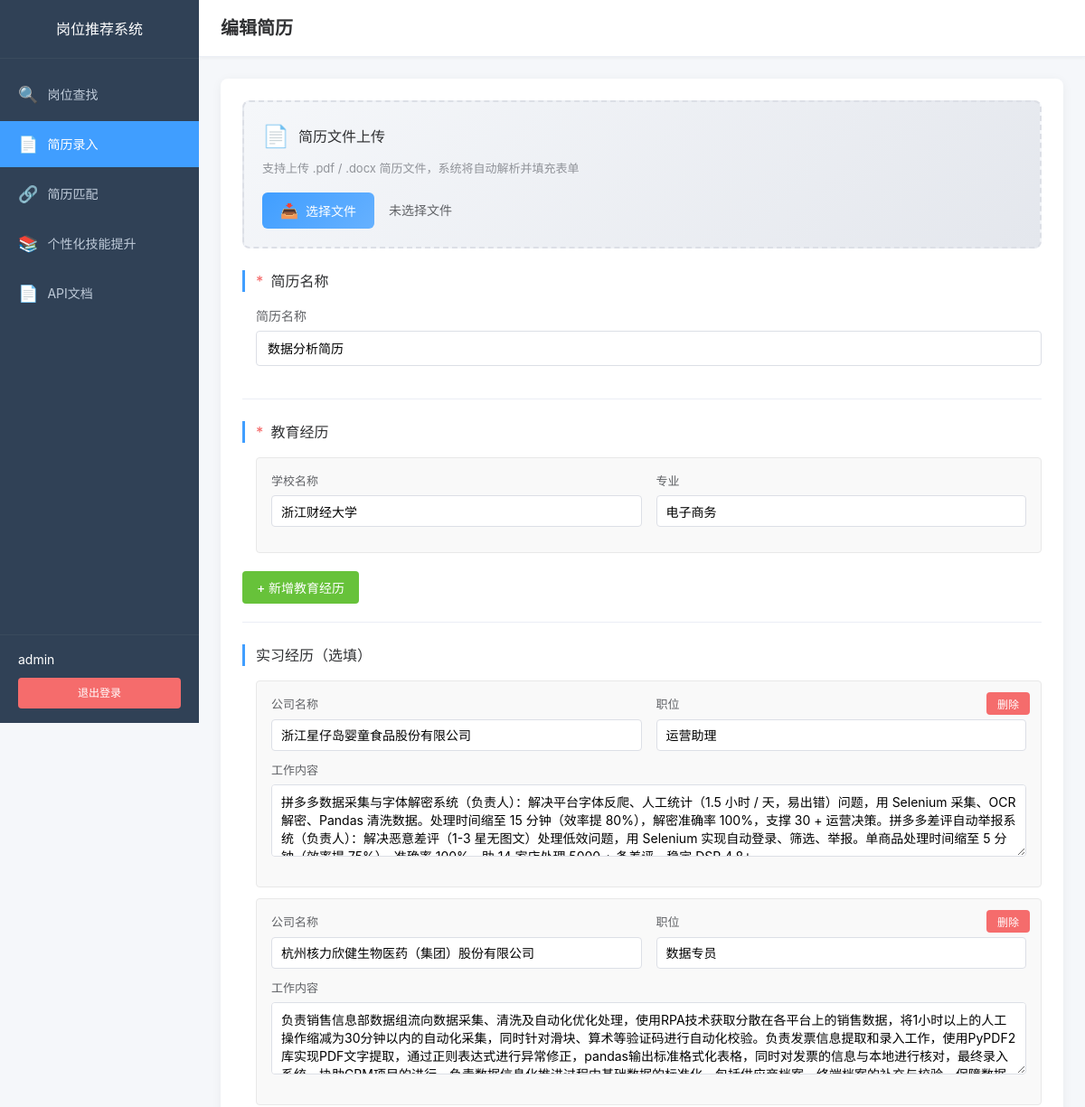
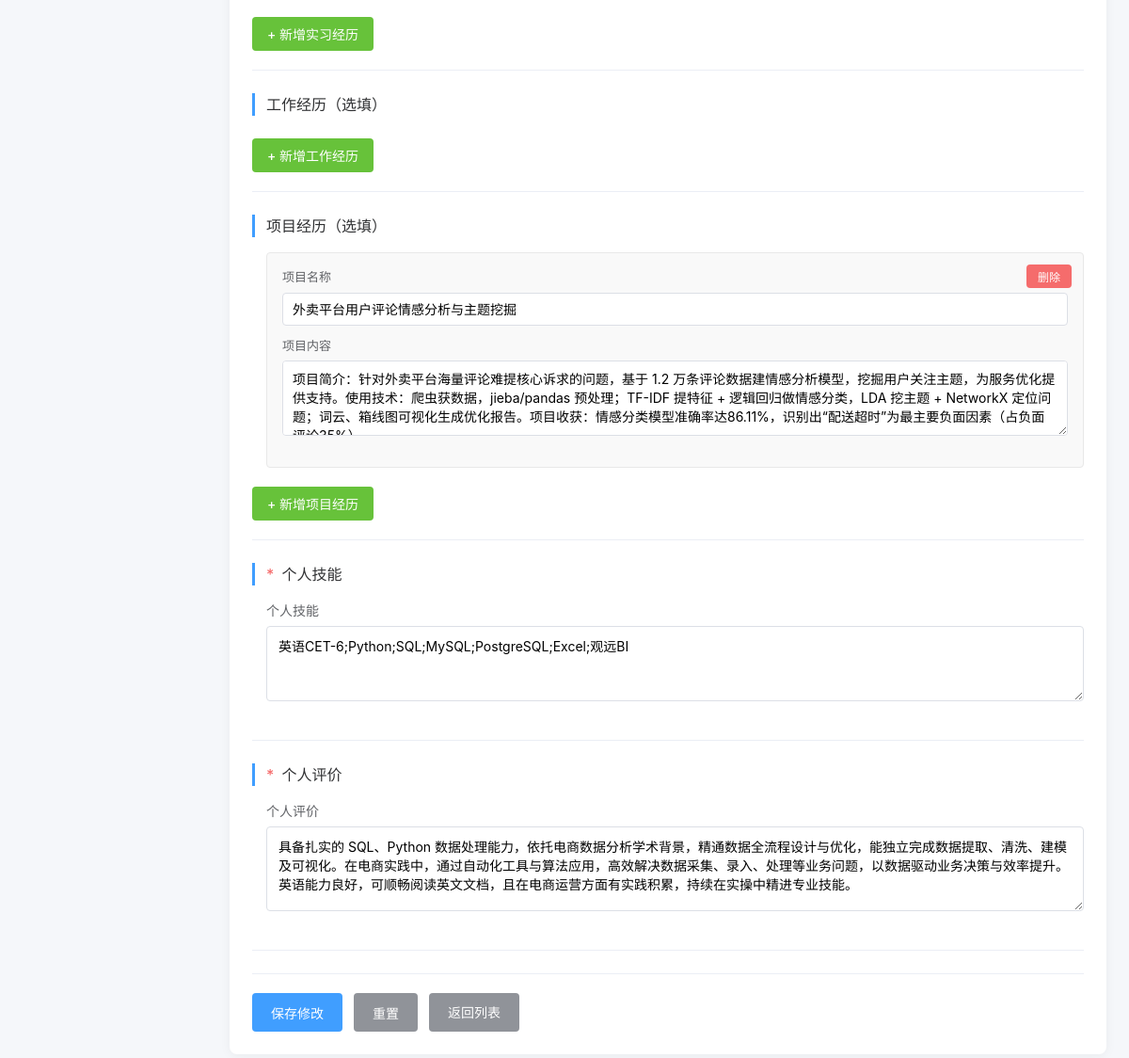
The page /resume/edit/1 (signed in) on the database as committed earlier (2 pictures, top to bottom).
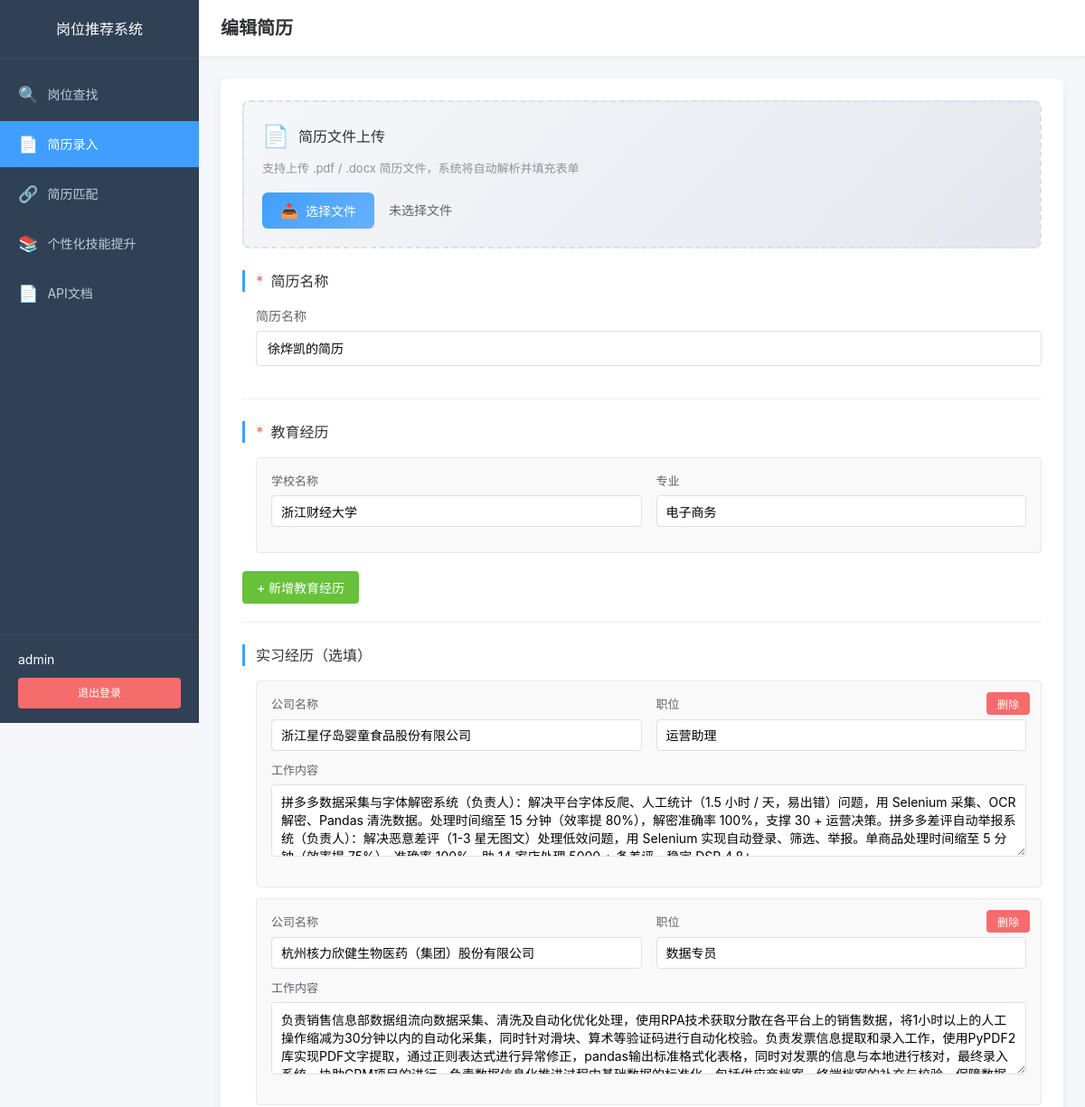
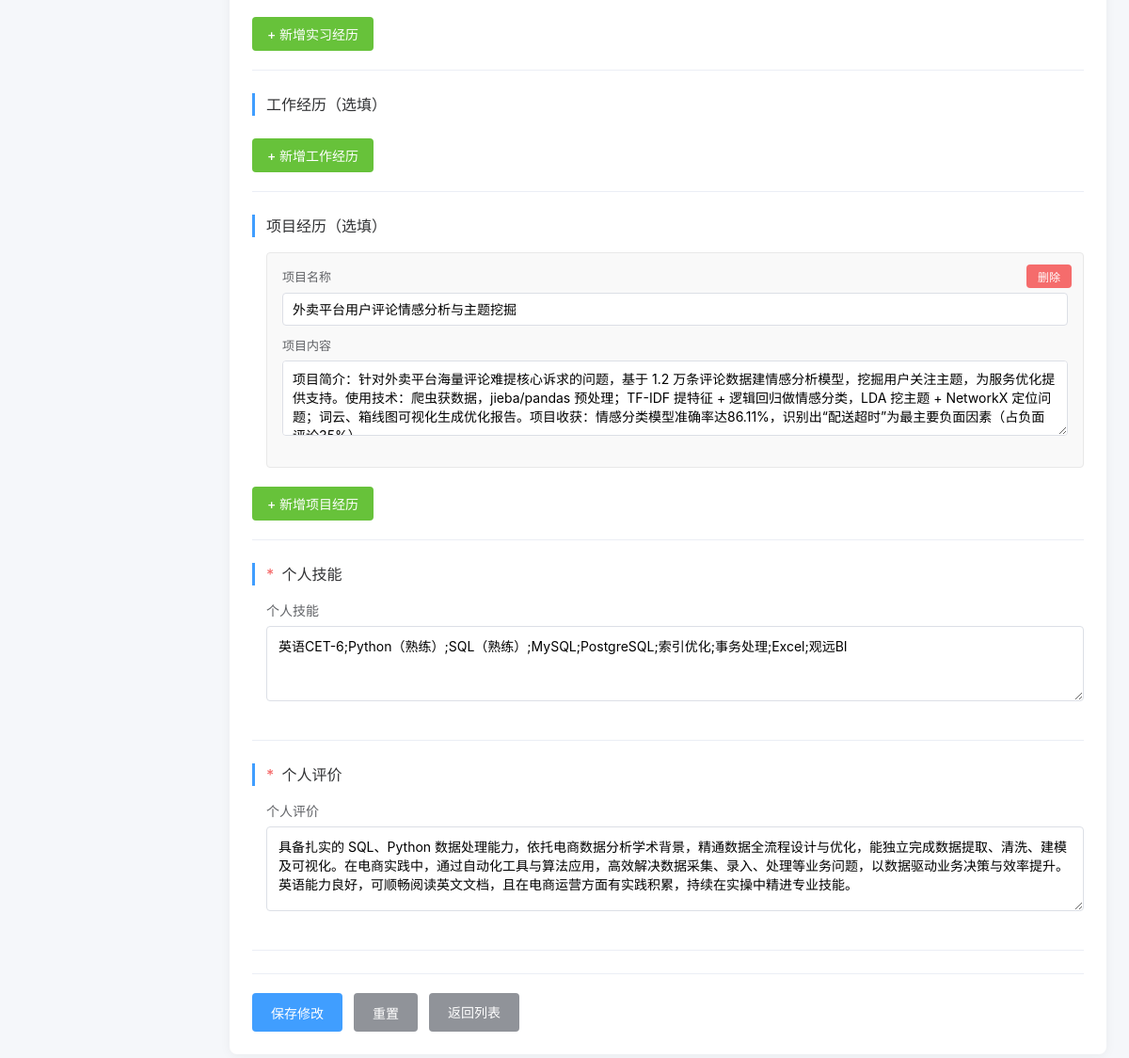
The same page on the database as committed later (2 pictures, top to bottom).
### app/models/resume.py (models this page shows, shortened)
class Resume(db.Model):
    __tablename__ = 'resumes'
    id = db.Column(db.Integer, primary_key=True)
    user_id = db.Column(db.Integer, db.ForeignKey('users.id'), nullable=False, index=True)
    resume_name = db.Column(db.String(100), nullable=False, default='默认简历')
    is_active = db.Column(db.Boolean, default=True, nullable=False)
    education = db.Column(db.Text, nullable=True)
    internship = db.Column(db.Text, nullable=True)
    work = db.Column(db.Text, nullable=True)
    project = db.Column(db.Text, nullable=True)
    skills = db.Column(db.Text, nullable=False)
    self_evaluation = db.Column(db.Text, nullable=False)
    created_at = db.Column(db.DateTime, default=datetime.utcnow)
    updated_at = db.Column(db.DateTime, default=datetime.utcnow, onupdate=datetime.utcnow)
    user = db.relationship('User', backref=db.backref('resumes', lazy='dynamic', cascade='all, delete-orphan'))
    job_matches = db.relationship('ResumeJobMatch', backref='resume', lazy='dynamic', cascade='all, delete-orphan')
    skill_suggestions = db.relationship('SkillSuggestion', backref='resume', lazy='dynamic', cascade='all, delete-orphan')

### app/routes/resume.py (the view, shortened to what this page needs)
@resume.route('/edit/<int:resume_id>', methods=['GET', 'POST'])
@login_required
def edit_resume(resume_id):
    existing_resume = Resume.query.filter_by(id=resume_id, user_id=current_user.id).first()
    if not existing_resume:
        flash('简历不存在', 'danger')
        return redirect(url_for('resume.list_resumes'))
    resume_data = prepare_resume_data(existing_resume)
    return render_template('resume/resume_input.html', resume=existing_resume, resume_data=resume_data, resume_name=existing_resume.resume_name)

### app/models/user.py (called while the page is built)
@login_manager.user_loader
def load_user(user_id: str):
    return User.query.get(int(user_id))

### app/routes/resume.py (called while the page is built)
def get_list_data(json_str):
    if not json_str:
        return []
    try:
        return json.loads(json_str)
    except:
        return []

def prepare_resume_data(resume):
    if not resume:
        return {}
    education_list = get_list_data(resume.education)
    internship_list = get_list_data(resume.internship)
    work_list = get_list_data(resume.work)
    project_list = get_list_data(resume.project)
    return {
        'education': education_list if education_list else [{'school': '', 'major': ''}],
        'internship': internship_list,
        'work': work_list,
        'project': project_list
    }

### app/templates/resume/resume_input.html (shortened to what the changed rows need)
{% extends "base.html" %}
{% block extra_css %}
<link rel="stylesheet" href="{{ url_for('static', filename='css/dashboard.css') }}">
<link rel="stylesheet" href="{{ url_for('static', filename='css/resume.css') }}">
{% endblock %}
{% block content %}
<div class="app-container">
    <aside class="sidebar">
        <div class="sidebar-header">
            <h2>岗位推荐系统</h2>
        </div>
    </aside>
    <main class="main-content">
        <header class="main-header">
            <h1>{% if resume %}编辑简历{% else %}新建简历{% endif %}</h1>
        </header>
        <div class="content-wrapper">
            <div class="resume-form-container">
                <form method="POST" action="{% if resume %}{{ url_for('resume.edit_resume', resume_id=resume.id) }}{% else %}{{ url_for('resume.input_resume') }}{% endif %}" class="resume-form" id="resumeForm">
                    <div class="form-section">
                        <div class="section-content">
                            <div class="form-group full-width">
                                <label for="resume_name">简历名称</label>
                                <input type="text" name="resume_name" id="resume_name" class="form-control" maxlength="100" placeholder="例如：求职产品经理、转行开发等" value="{{ resume_name if resume_name else (resume.resume_name if resume else '') }}">
                            </div>
                        </div>
                    </div>
                    <div class="form-section">
                        <div class="section-content">
                            <div class="form-group full-width">
                                <label for="skills">个人技能</label>
                                <textarea name="skills" id="skills" class="form-control" rows="3" maxlength="500" placeholder="请输入个人技能，多项技能可用逗号或顿号分隔">{{ resume.skills if resume else '' }}</textarea>
                            </div>
                        </div>
                    </div>
                    <div class="form-section">
                        <div class="section-content">
                            <div class="form-group full-width">
                                <label for="self_evaluation">个人评价</label>
                                <textarea name="self_evaluation" id="self_evaluation" class="form-control" rows="4" maxlength="500" placeholder="请输入个人评价">{{ resume.self_evaluation if resume else '' }}</textarea>
                            </div>
                        </div>
                    </div>
                </form>
            </div>
        </div>
    </main>
</div>
{% endblock %}

Rows that differ between the two databases and show on the page:
changed Resume: resume_name "数据分析简历" → "徐烨凯的简历"; skills "英语CET-6;Python;SQL;MySQL;PostgreSQL;Excel;观远BI" → "英语CET-6;Python（熟练）;SQL（熟练）;MySQL;PostgreSQL;索引优化;事务处理;Excel;观远BI"
